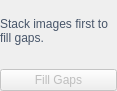
<?xml version="1.0" encoding="UTF-8"?>
<ui version="4.0">
 <class>fillSettings</class>
 <widget class="QWidget" name="fillSettings">
  <property name="geometry">
   <rect>
    <x>0</x>
    <y>0</y>
    <width>117</width>
    <height>91</height>
   </rect>
  </property>
  <layout class="QVBoxLayout" name="layout">
   <property name="spacing">
    <number>8</number>
   </property>
   <property name="leftMargin">
    <number>0</number>
   </property>
   <property name="topMargin">
    <number>0</number>
   </property>
   <property name="rightMargin">
    <number>0</number>
   </property>
   <property name="bottomMargin">
    <number>0</number>
   </property>
   <item>
    <widget class="QLabel" name="target">
     <property name="styleSheet">
      <string notr="true">font-size: 12px;
color: #475569;</string>
     </property>
     <property name="text">
      <string>Stack images first to fill gaps.</string>
     </property>
     <property name="wordWrap">
      <bool>true</bool>
     </property>
    </widget>
   </item>
   <item>
    <widget class="QPushButton" name="run">
     <property name="enabled">
      <bool>false</bool>
     </property>
     <property name="cursor">
      <cursorShape>PointingHandCursor</cursorShape>
     </property>
     <property name="focusPolicy">
      <enum>Qt::FocusPolicy::StrongFocus</enum>
     </property>
     <property name="text">
      <string>Fill Gaps</string>
     </property>
    </widget>
   </item>
  </layout>
 </widget>
 <resources/>
 <connections/>
</ui>
